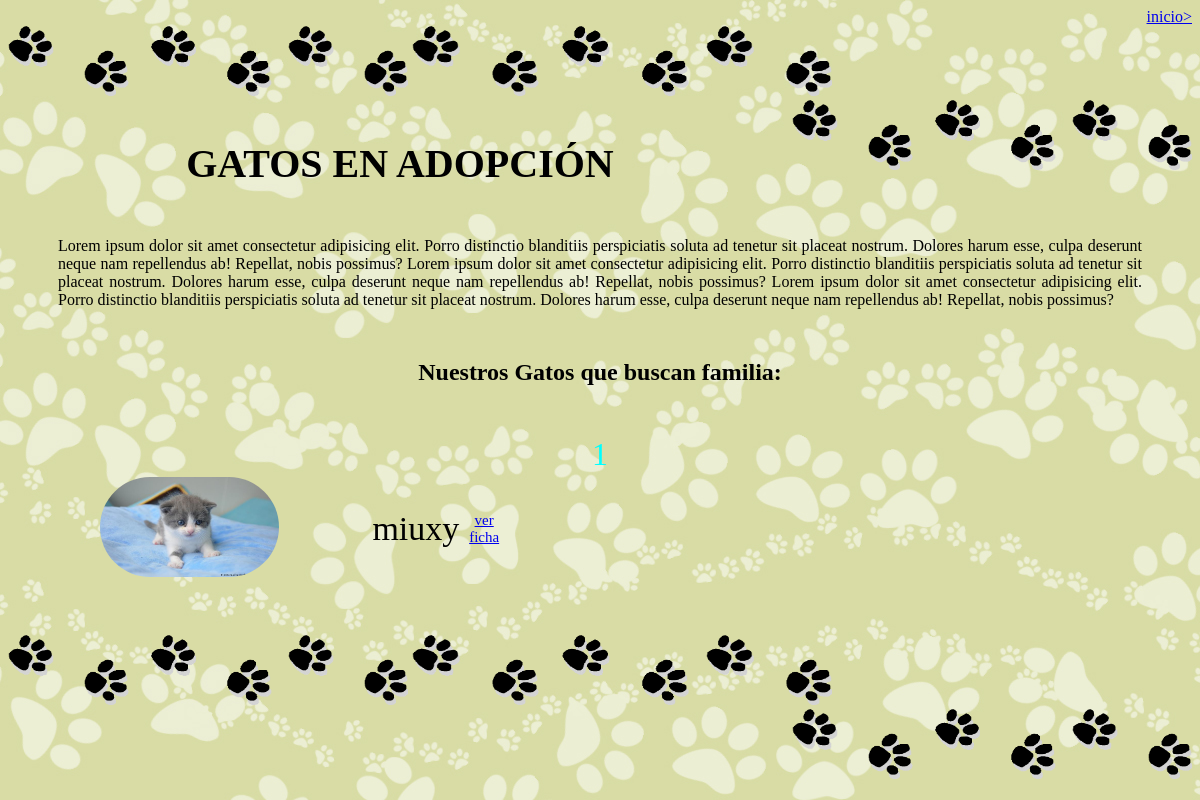
Before: /gatos/ with the older database file.
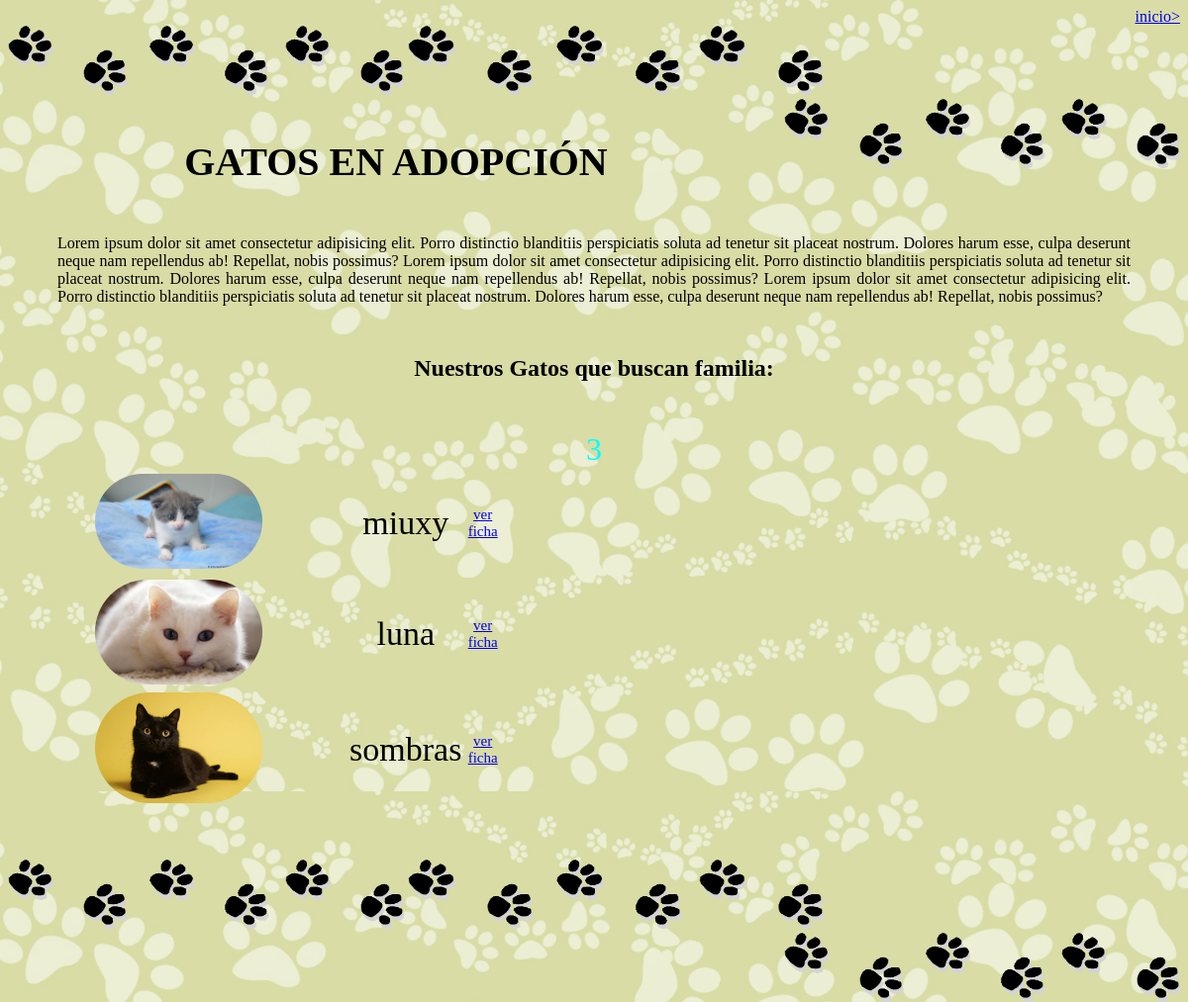
After: the same page with the newer database file.
### app_ong/models.py (models this page shows, shortened)
class Mascota(models.Model):
    nombre = models.CharField(primary_key=True,max_length=25)
    edad = models.IntegerField()
    descripcion = models.TextField()
    imagen = models.ImageField(upload_to='mascotas',null=True)
    categoria = models.ForeignKey(Categoria, on_delete=models.CASCADE)

### app_ong/views.py (the view)
# urls.py: path('gatos/',gatitos,name='gatos'),
def gatitos(request):
    masco = Mascota.objects.all()
    categorias = Categoria.objects.all()
    cate = 'gatos'
    masco = Mascota.objects.filter(categoria__pk=cate)
    cant= Mascota.objects.filter(categoria__pk=cate).count()
    contexto ={"mascotas":masco,"categorias": categorias,"cantidad":cant}
    return render(request, 'gatitos.html',contexto)

### app_ong/templates/gatitos.html (shortened to what this page needs)
<!DOCTYPE html>
{% load static %}
<html lang="en">
<head>
</head>
<body style="background-image: url({% static 'img/tapiz4.jpg'%}); background-color: rbga(255,255,255,0.9);background-blend-mode: overlay;">
    <div align=right><a href="{% url 'IND'%}"> inicio></a></div>
    <div>
    <img src="{% static 'img/paw2.gif' %}" alt="" style="fill-opacity: 150;height: 70px; width: 400px;" >
    <img src="{% static 'img/paw2.gif' %}" alt="" style="fill-opacity: 150;height: 70px;width: 420px;" >
    <img src="{% static 'img/paw2.gif' %}" alt="" style="fill-opacity: 150;height: 70px;width: 400px;" align="right" >
    </div>
    <div><h1><p align=center style="font-size: 40px;">GATOS EN ADOPCIÓN</p></h1></div>
    <p style="text-align: justify ;margin: 50px;"> Lorem ipsum dolor sit amet consectetur adipisicing
                                                elit. Porro distinctio blanditiis perspiciatis soluta
                                                 ad tenetur sit placeat nostrum. Dolores harum esse,
                                                 culpa deserunt neque nam repellendus ab! Repellat,
                                                 nobis possimus?
                                                 Lorem ipsum dolor sit amet consectetur adipisicing
                                                 elit. Porro distinctio blanditiis perspiciatis soluta
                                                  ad tenetur sit placeat nostrum. Dolores harum esse,
                                                  culpa deserunt neque nam repellendus ab! Repellat,
                                                  nobis possimus?
                                                  Lorem ipsum dolor sit amet consectetur adipisicing
                                                  elit. Porro distinctio blanditiis perspiciatis soluta
                                                   ad tenetur sit placeat nostrum. Dolores harum esse,
                                                   culpa deserunt neque nam repellendus ab! Repellat,
                                                   nobis possimus?</p>
    <h2 style="text-align: center; margin: 50px;">Nuestros Gatos que buscan familia: </h2>
    <table style="width: 500px; text-align: center; margin-bottom: 50px ;">
    <div style="text-align: center; color: aqua; font-size: xx-large;">{{cantidad}}</div>
    {% for item in mascotas %}
        <tr>
            <td><img src="{{item.imagen.url}}" alt="" width="50%" style="border-radius: 80px;"></td>
            <td><p style="text-align: center;font-size: 34px;">{{item.nombre}}</p></td>
            <td><a href="{% url 'FICHA' item.nombre %}"><p style="text-align: center;font-size: 15px;">ver ficha</p></a></td>
        </tr>
    {% endfor %}
    </table>
    <div>
    <img src="{% static 'img/paw2.gif' %}" alt="" style="fill-opacity: 150;height: 70px; width: 400px;" >
    <img src="{% static 'img/paw2.gif' %}" alt="" style="fill-opacity: 150;height: 70px;width: 420px;" >
    <img src="{% static 'img/paw2.gif' %}" alt="" style="fill-opacity: 150;height: 70px;width: 400px;" align="right" >
    </div>
</body>
</html>

Changed rows visible on the page:
added Mascota: imagen (picture), nombre "luna"
added Mascota: imagen (picture), nombre "sombras"
Other visible differences:
{{ cantidad }}: "1" → "3"
